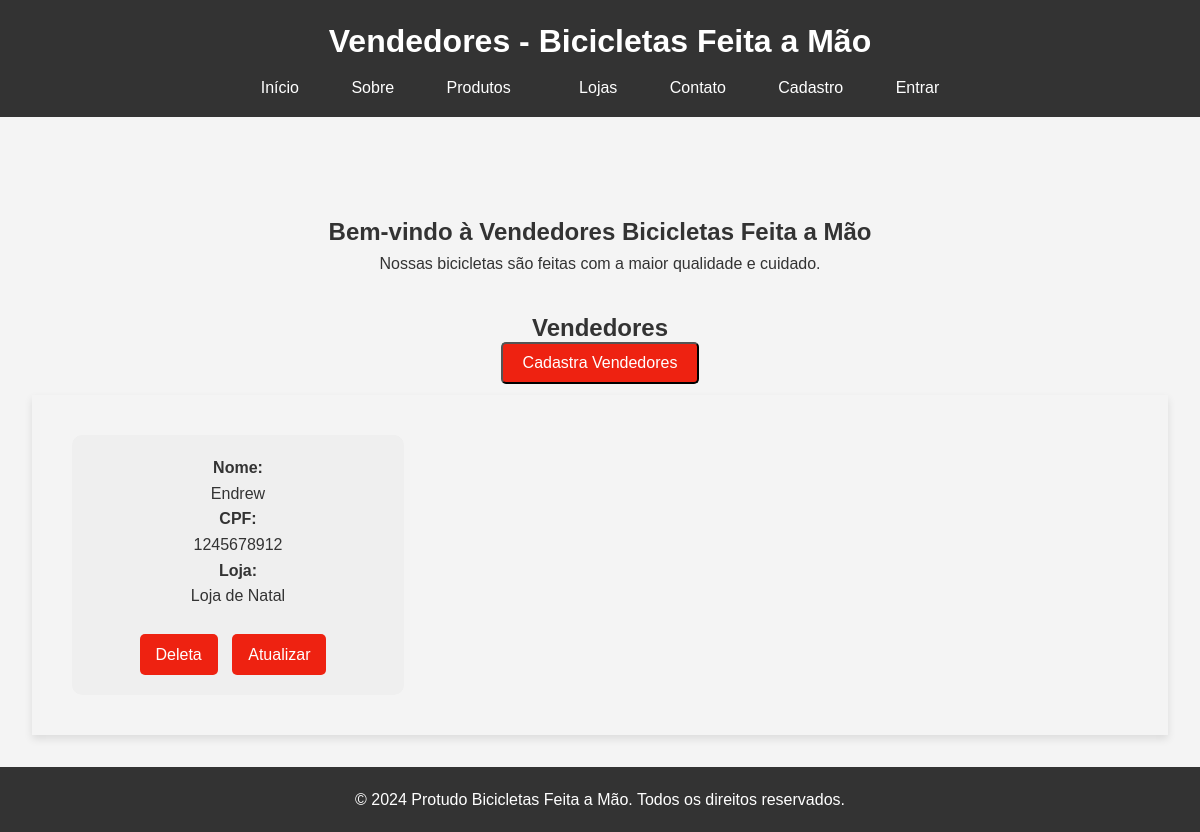
Before: /vendedores/ with the older database file.
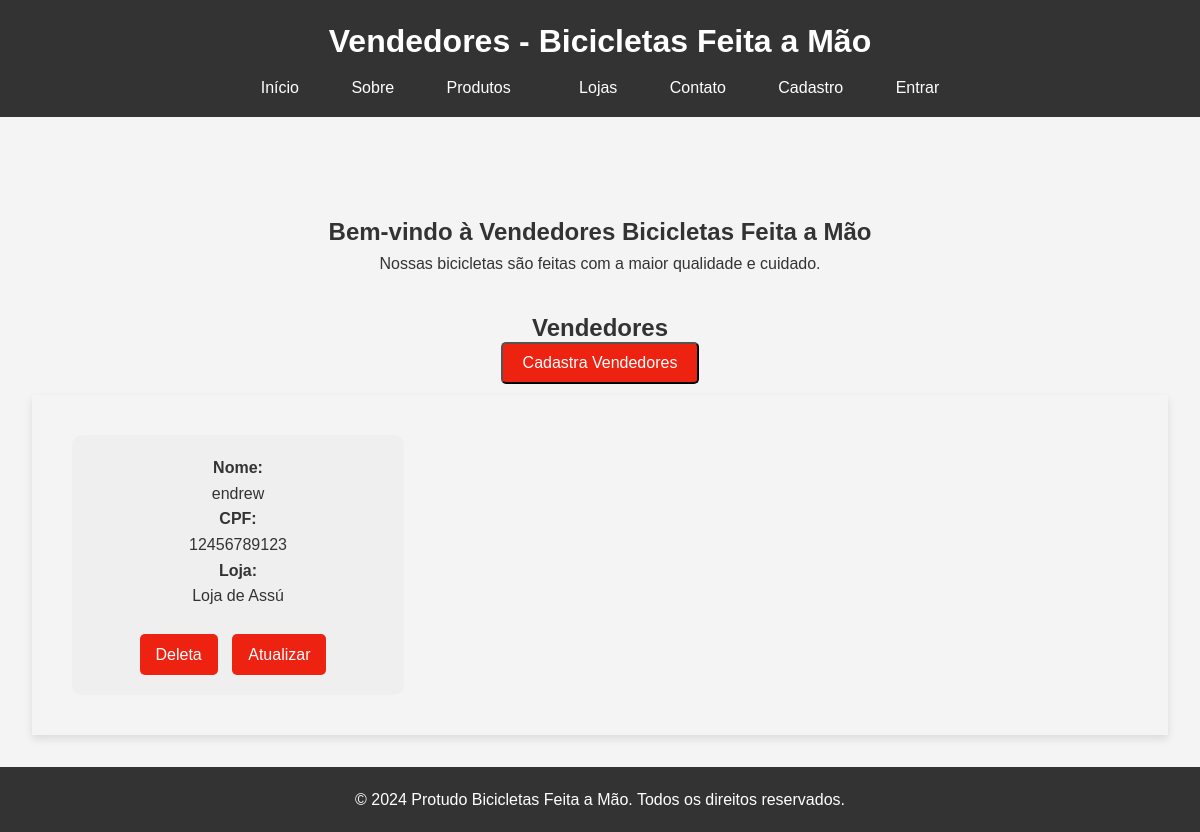
After: the same page with the newer database file.
### bikcraft/models.py (models this page shows, shortened)
class Pessoas(models.Model):
    nome = models.CharField(max_length=100, verbose_name='Nome')
    cpf  = models.CharField(max_length=11, verbose_name='CPF')
    opcao_lojas = models.ForeignKey(Lojas, on_delete=models.CASCADE, verbose_name='Lojas')

class Lojas(models.Model):
    nome = models.CharField(max_length=30, verbose_name='Nome da Loja')
    produtos = models.ManyToManyField(Bike, verbose_name='Produtos')
    cnpj = models.CharField(max_length=25, verbose_name='CNPJ')
    detalhe = models.TextField(blank=True, null=True, verbose_name='Descrição')
    def __str__(self):
        return self.nome

### bikcraft/views.py (the view)
# urls.py: path('vendedores/', views.vendedores, name='pagina-vendedores'),
def vendedores(request):
    informacao_pessoas = Pessoas.objects.all()
    return render(request, 'vendedores.html', {'vendedores': informacao_pessoas})

### bikcraft/templates/vendedores.html (shortened to what this page needs)
{% load static %}
<!DOCTYPE html>
<html lang="pt-BR">
<head>
    <link rel="stylesheet" href="{% static "base/css/vendedores.css" %}">
</head>
<body>
    <header>
        <h1>Vendedores - Bicicletas Feita a Mão</h1>
        <nav>
            <ul>
                <li><a href='{% url "pagina-inicial" %}'>Início</a></li>
                <li><a href="{% url "pagina-sobre" %}">Sobre</a></li>
                <li><a href='{% url "pagina-produtos" %}'>Produtos</a><li>
                <li><a href='{% url "pagina-loja" %}'>Lojas</a></li>
                <li><a href="{% url "pagina-contados" %}">Contato</a></li>
                <li><a href='{% url "cadastra-usuario" %}'>Cadastro</a></li>
                {% if request.user.is_authenticated %}
                <li><a href='{% url "sair" %}'>Sair</a></li>
                {% else %}
                <li><a href='{% url "acessar" %}'>Entrar</a></li>
                {% endif %}
            </ul>
        </nav>
    </header>
    <main>
        <section id="home">
            <h2><center>Bem-vindo à Vendedores Bicicletas Feita a Mão</center></h2>
            <p><center>Nossas bicicletas são feitas com a maior qualidade e cuidado.</center></p>
        </section>
        <h2><center>Vendedores</center></h2>
        <div class="button-cadastra">
            <a href='{% url "cadastra-pessoas" %}'><button>Cadastra Vendedores</button></a>
        </div>
        <section id="products">
            {% for vendedor in vendedores %}
                <div class='product-card'>
                    <div class="button-container">
                        <h4>Nome:</h4>
                        <p>{{vendedor.nome}}</p>
                        <h4>CPF:</h4>
                        <p>{{vendedor.cpf}}</p>
                        <h4>Loja:</h4>
                        <p>{{vendedor.opcao_lojas}}</p><br>
                        <a href='{% url "deleta-pessoas" vendedor.id %}'><button>Deleta</button></a>
                        <a id='atualizado' href='atualiza-vendedores vendedor.id'><button id='atualiza'>Atualizar</button></a>
                    </div>
                </div>
            {% endfor %}
        </section>
    </main>
    <footer>
        <p>&copy; 2024 Protudo Bicicletas Feita a Mão. Todos os direitos reservados.</p>
    </footer>
</body>
</html>

Changed rows visible on the page:
removed Pessoas: nome "Endrew", cpf "1245678912", opcao_lojas "Loja de Natal"
added Pessoas: nome "endrew", cpf "12456789123", opcao_lojas "Loja de Assú"
